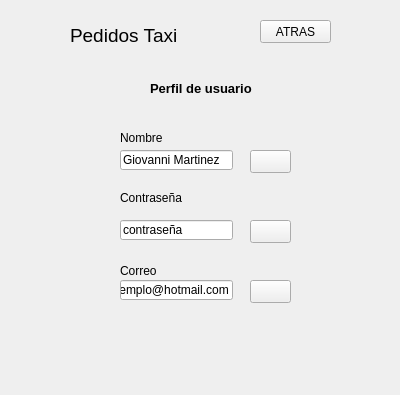
<?xml version="1.0" encoding="UTF-8"?>
<ui version="4.0">
 <class>perfilUsuario</class>
 <widget class="QWidget" name="perfilUsuario">
  <property name="geometry">
   <rect>
    <x>0</x>
    <y>0</y>
    <width>400</width>
    <height>395</height>
   </rect>
  </property>
  <property name="windowTitle">
   <string>Form</string>
  </property>
  <widget class="QLabel" name="label_6">
   <property name="geometry">
    <rect>
     <x>80</x>
     <y>190</y>
     <width>31</width>
     <height>41</height>
    </rect>
   </property>
   <property name="text">
    <string/>
   </property>
   <property name="pixmap">
    <pixmap resource="Imagenes.qrc">:/imagenes/estrella.png</pixmap>
   </property>
  </widget>
  <widget class="QLabel" name="label_8">
   <property name="geometry">
    <rect>
     <x>80</x>
     <y>270</y>
     <width>31</width>
     <height>31</height>
    </rect>
   </property>
   <property name="text">
    <string/>
   </property>
   <property name="pixmap">
    <pixmap resource="Imagenes.qrc">:/imagenes/correo.png</pixmap>
   </property>
  </widget>
  <widget class="QLineEdit" name="lineEdit_3">
   <property name="geometry">
    <rect>
     <x>120</x>
     <y>280</y>
     <width>113</width>
     <height>20</height>
    </rect>
   </property>
   <property name="text">
    <string>ejemplo@hotmail.com</string>
   </property>
  </widget>
  <widget class="QLabel" name="label_4">
   <property name="geometry">
    <rect>
     <x>80</x>
     <y>130</y>
     <width>31</width>
     <height>31</height>
    </rect>
   </property>
   <property name="text">
    <string/>
   </property>
   <property name="pixmap">
    <pixmap resource="Imagenes.qrc">:/imagenes/usuario.png</pixmap>
   </property>
  </widget>
  <widget class="QLineEdit" name="lineEdit_2">
   <property name="geometry">
    <rect>
     <x>120</x>
     <y>220</y>
     <width>113</width>
     <height>20</height>
    </rect>
   </property>
   <property name="inputMask">
    <string/>
   </property>
   <property name="text">
    <string>contraseña</string>
   </property>
  </widget>
  <widget class="QLabel" name="label_3">
   <property name="geometry">
    <rect>
     <x>120</x>
     <y>130</y>
     <width>81</width>
     <height>16</height>
    </rect>
   </property>
   <property name="text">
    <string>Nombre</string>
   </property>
  </widget>
  <widget class="QLabel" name="label_5">
   <property name="geometry">
    <rect>
     <x>120</x>
     <y>190</y>
     <width>111</width>
     <height>16</height>
    </rect>
   </property>
   <property name="text">
    <string>Contraseña</string>
   </property>
  </widget>
  <widget class="QLabel" name="label_7">
   <property name="geometry">
    <rect>
     <x>120</x>
     <y>260</y>
     <width>51</width>
     <height>21</height>
    </rect>
   </property>
   <property name="text">
    <string>Correo</string>
   </property>
  </widget>
  <widget class="QLineEdit" name="lineEdit">
   <property name="geometry">
    <rect>
     <x>120</x>
     <y>150</y>
     <width>113</width>
     <height>20</height>
    </rect>
   </property>
   <property name="inputMask">
    <string/>
   </property>
   <property name="text">
    <string>Giovanni Martinez</string>
   </property>
  </widget>
  <widget class="QLabel" name="label_2">
   <property name="geometry">
    <rect>
     <x>150</x>
     <y>80</y>
     <width>111</width>
     <height>16</height>
    </rect>
   </property>
   <property name="font">
    <font>
     <pointsize>10</pointsize>
     <weight>75</weight>
     <bold>true</bold>
    </font>
   </property>
   <property name="text">
    <string>Perfil de usuario</string>
   </property>
  </widget>
  <widget class="QLabel" name="label">
   <property name="geometry">
    <rect>
     <x>70</x>
     <y>20</y>
     <width>111</width>
     <height>31</height>
    </rect>
   </property>
   <property name="font">
    <font>
     <pointsize>14</pointsize>
    </font>
   </property>
   <property name="text">
    <string>Pedidos Taxi</string>
   </property>
  </widget>
  <widget class="QPushButton" name="pushButton">
   <property name="geometry">
    <rect>
     <x>260</x>
     <y>20</y>
     <width>71</width>
     <height>23</height>
    </rect>
   </property>
   <property name="text">
    <string>ATRAS</string>
   </property>
   <property name="icon">
    <iconset resource="Imagenes.qrc">
     <normaloff>:/imagenes/espalda.png</normaloff>:/imagenes/espalda.png</iconset>
   </property>
  </widget>
  <widget class="QPushButton" name="pushButton_2">
   <property name="geometry">
    <rect>
     <x>250</x>
     <y>150</y>
     <width>41</width>
     <height>23</height>
    </rect>
   </property>
   <property name="text">
    <string/>
   </property>
   <property name="icon">
    <iconset resource="Imagenes.qrc">
     <normaloff>:/imagenes/registro.png</normaloff>:/imagenes/registro.png</iconset>
   </property>
  </widget>
  <widget class="QPushButton" name="pushButton_3">
   <property name="geometry">
    <rect>
     <x>250</x>
     <y>220</y>
     <width>41</width>
     <height>23</height>
    </rect>
   </property>
   <property name="text">
    <string/>
   </property>
   <property name="icon">
    <iconset resource="Imagenes.qrc">
     <normaloff>:/imagenes/registro.png</normaloff>:/imagenes/registro.png</iconset>
   </property>
  </widget>
  <widget class="QPushButton" name="pushButton_4">
   <property name="geometry">
    <rect>
     <x>250</x>
     <y>280</y>
     <width>41</width>
     <height>23</height>
    </rect>
   </property>
   <property name="text">
    <string/>
   </property>
   <property name="icon">
    <iconset resource="Imagenes.qrc">
     <normaloff>:/imagenes/registro.png</normaloff>:/imagenes/registro.png</iconset>
   </property>
  </widget>
 </widget>
 <resources>
  <include location="Imagenes.qrc"/>
 </resources>
 <connections/>
</ui>
